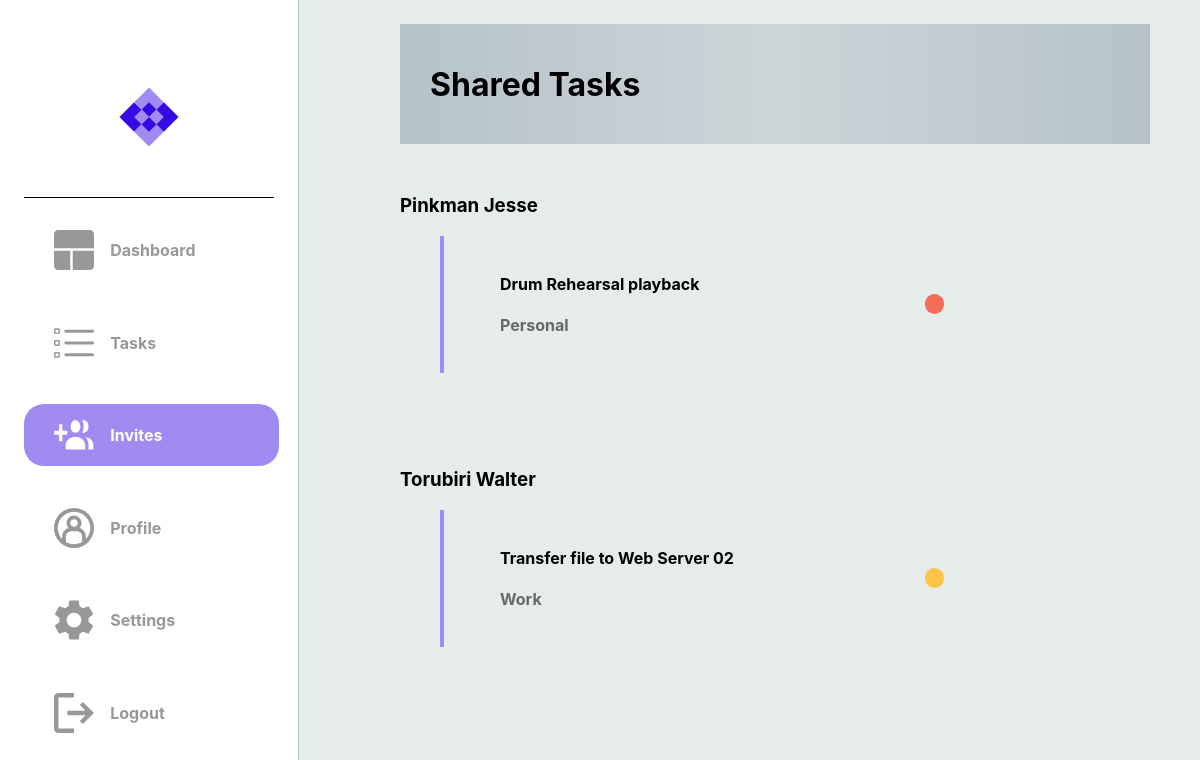
Screenshot of /invites (signed in) with the database file from the repository.
### dotask/models.py (models this page shows)
class User(db.Model, UserMixin):
    __tablename__ = "user"
    id = db.Column(db.Integer, primary_key=True)
    email = db.Column(db.String(50), nullable=False, unique=True)
    password = db.Column(db.String(30), nullable=False)
    username = db.Column(db.String(30), nullable=False, unique=True)
    first_name = db.Column(db.String(30), nullable=False)
    last_name = db.Column(db.String(30), nullable=False)
    assigned_tasks = relationship('Task', secondary=user_task, backref='assigned_to')

class Task(db.Model):
    __tablename__ = "task"
    id = db.Column(db.Integer, primary_key=True)
    title = db.Column(db.String(100), nullable=False)
    description = db.Column(db.String(400), nullable=False)
    due_date = db.Column(db.Date, nullable=False)
    status = db.Column(Enum(TaskStatus))
    tag = db.Column(Enum(TaskTag))
    users = relationship('User', secondary=user_task, backref='tasks')

### dotask/routes.py (the view)
@app.route("/invites")
@login_required
def hello_invites():
    try:
        tasks = current_user.tasks
        shared_tasks = {}
        for task in tasks:
            for user in task.users:
                if user.id != current_user.id:
                    if user.id not in shared_tasks:
                        shared_tasks[user.id] = {'user': user, 'tasks': []}
                    shared_tasks[user.id]['tasks'].append(task)
        if shared_tasks:
            return render_template('invites.html', current_user=current_user, shared_tasks=shared_tasks, tasks=tasks)
        else:
            return render_template('dashboard..html')
    except:
        flash
        return render_template('invites.html')

### dotask/routes.py (called while the page is built)
@app.after_request
def after_request(response):
    response.headers["Cache-Control"] = "no-cache, no-store, must-revalidate"
    return response

@login_manager.user_loader
def load_user(user_id):
    return User.query.get(user_id)

### dotask/templates/invites.html (shortened to what this page needs)
<!DOCTYPE html>
<html lang="en">
<head>
    {% extends "layout.html" %}
    {% block head %}
        <link rel="stylesheet" {% block css_tab_colour %} href="../static/page_css_folder/invites.css" {% endblock %}/>
    {% endblock %}
    {% block invites_image_colour %}
        <a class="a5" href="{{ url_for('hello_invites') }}">
            <div id="logos">
                <img class="imgs" src="../static/invites_active.svg">
                <h4 class="sidebar-text">Invites</h4>
            </div>
        </a>
    {% endblock invites_image_colour %}
    {% block nav_title %}
    <div class="nav_title">
        <h1>Shared Tasks</h1>
    </div>
    {% endblock nav_title %}
    {% block tasks %}
    {% if shared_tasks %}
        {% for user_id, shared in shared_tasks.items() %}
            <h3> {{ shared.user.last_name }} {{ shared.user.first_name }}</h3>
            <ul>
                {% for task in shared.tasks %}
                <a href="{{ url_for('hello_each_task', task_id=task['id']) }}">
                    <div class="message-box">
                        <div class="message">
                            <h4> {{ task['title'] }} </h4>
                            <h4 style="color: #676767;"> {{ task.tag.name }} </h4>
                        </div>
                        <div class="message-dot {% if task.status.name == 'In_Progress' %}progress-task {% elif task.status.name == 'Completed' %}completed-task {% elif task.status.name == 'Cancelled' %}cancelled-task {% else %}unknown-task {% endif %}">
                        </div>
                    </div>
                    </a>
                {% endfor %}
            </ul>
            <br>
            <br>
            <br>
        {% endfor %}
    {% else %}
        <div class="message-box">
            <div class="message">
                <h2>No Shared Tasks Yet</h2>
            </div>
        </div>
    {% endif %}
    {% endblock tasks %}

### dotask/static/layout.css (style rules this page uses)
@media (min-width: 768px) { body { margin: auto; padding-bottom: 10vh; background-color: #E5ECEA; display: flex; font-family: inter; } }
@media (min-width: 768px) { a { text-decoration: none; color: black; } }
@media (min-width: 768px) { .sidebar > div > a { width: 90%; text-decoration: none; } }
@media (min-width: 768px) { .sidebar > div > a > div { width: 100%; height: 10%; padding-left: 30px; margin: 5% auto; border-radius: 20px; } }
@media (min-width: 768px) { #logos { width: 100%; display: grid; grid-template-columns: 1fr 3fr; align-items: center; } }
@media (min-width: 768px) { .sidebar-text { color: #989898; font-size: 1rem; } }
@media (min-width: 768px) { .imgs { height: 40px; width: 40px; } }

### dotask/static/page_css_folder/invites.css (style rules this page uses)
.a5 > div { background-color: #A08BF2; width: 100%; height: 10%; padding-left: 30px; margin: 5% auto; border-radius: 20px; color: white; }
.a5 > div > h4 { color: white; }
.a5 > div > img { fill: #FFFFFF; }
.nav_title { padding-left: 5%; margin-bottom: 50px; background-image: linear-gradient(to right, #B5C2CA , #CCD6D9, #B5C2CA); display: flex; justify-content: start; align-items: center; width: 60vw; height: 15vh; }
.message-box { display: flex; margin-top: 2%; padding-right: 10%; padding-left: 10%; padding-top: 3%; padding-bottom: 3%; border-left: 4px solid #A08BF2; display: flex; justify-content: center; align-items: center; }
.message { width: 100%; border-radius: 5px; display: block; justify-content: center; align-items: center; }
.message-dot { width: 20px; height: 20px; border-radius: 50px; }
.progress-task { background-color: #FEC347; }
.cancelled-task { background-color: #F26E56; }

### rows the page displays
User: user.last_name "Pinkman", user.first_name "Jesse"
Task: title "Drum Rehearsal playback", tag.name "Personal"
User: user.last_name "Torubiri", user.first_name "Walter"
Task: title "Transfer file to Web Server 02", tag.name "Work"
